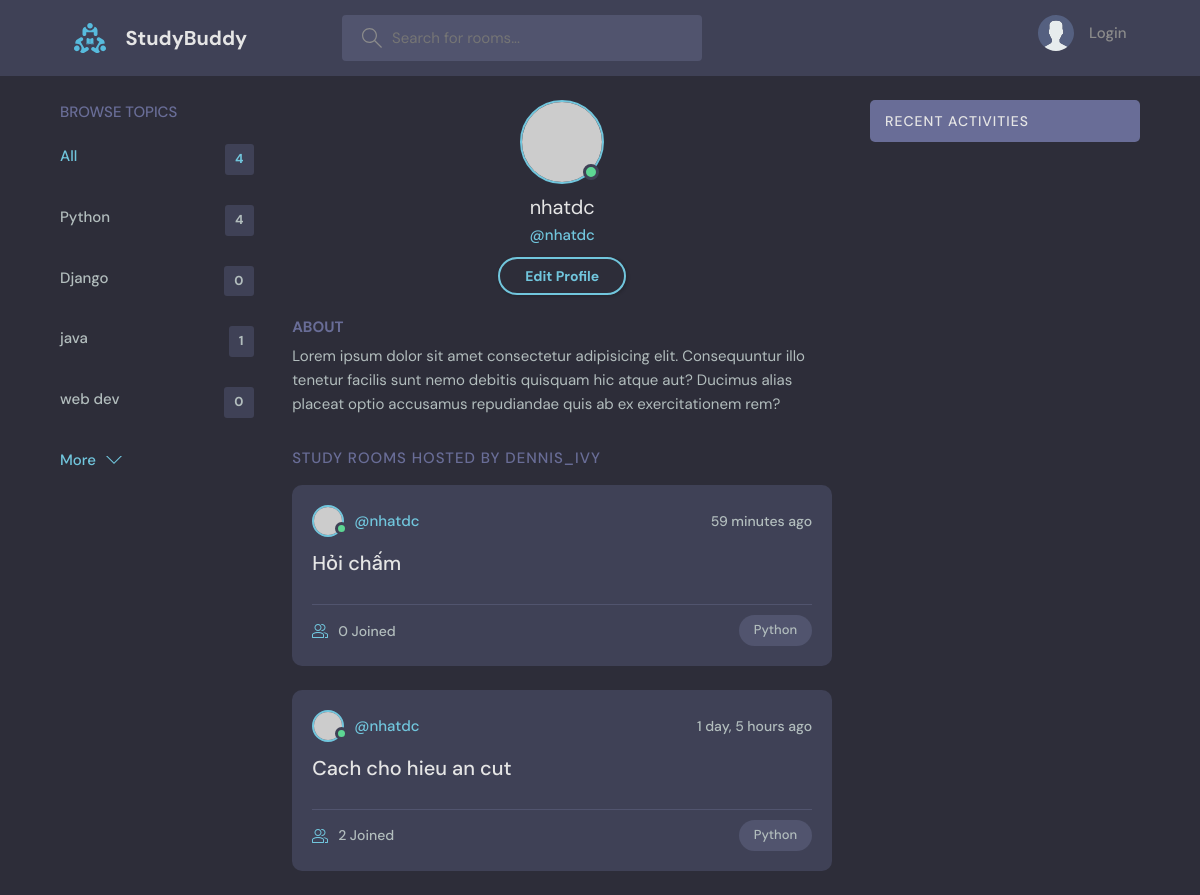
The app's page /profile/2/ with its own data.
### base/models.py (models this page shows, shortened)
class Topic(models.Model):
    name = models.CharField(max_length=200)

class Room(models.Model):
    host = models.ForeignKey(User, on_delete=models.SET_NULL, null = True)
    topic = models.ForeignKey(Topic, on_delete=models.SET_NULL, null = True)
    name = models.CharField(max_length=200)
    description = models.TextField(null=True, blank=True)
    participants = models.ManyToManyField(
        User,
        related_name='paticipants',
        blank=True)
    update = models.DateTimeField(auto_now=True)
    created = models.DateTimeField(auto_now_add=True)
    class Meta:
        ordering = ['-update', '-created']

### base/views.py (the view)
# urls.py: path('profile/<str:pk>/', views.userProfile, name="user-profile"),
def userProfile(request,pk):
    user = User.objects.get(id = pk)
    rooms = user.room_set.all()
    room_message = user.message_set.all()
    topics = Topic.objects.all()
    context = {'user' : user, 'rooms' : rooms, 'room_message' : room_message, 'topics' : topics}
    return render(request, 'base/profile.html', context)

### base/templates/base/profile.html
{% extends 'main.html' %}
{% block content %}
  <main class="profile-page layout layout--3">
    <div class="container">
      {% include 'base/topics_component.html' %}
      <div class="roomList">
        <div class="profile">
          <div class="profile__avatar">
            <div class="avatar avatar--large active">
              <img src="https://randomuser.me/api/portraits/men/11.jpg" />
            </div>
          </div>
          <div class="profile__info">
            <h3>{{user.username}}</h3>
            <p>@{{user.username}}</p>
            <a href="edit-user.html" class="btn btn--main btn--pill">Edit Profile</a>
          </div>
          <div class="profile__about">
            <h3>About</h3>
            <p>
              Lorem ipsum dolor sit amet consectetur adipisicing elit. Consequuntur illo tenetur
              facilis sunt nemo debitis quisquam hic atque aut? Ducimus alias placeat optio
              accusamus repudiandae quis ab ex exercitationem rem?
            </p>
          </div>
        </div>
        <div class="roomList__header">
          <div>
            <h2>Study Rooms Hosted by dennis_ivy</a>
            </h2>
          </div>
        </div>
        {% include 'base/feed_component.html' %}
      </div>
      {% include 'base/activity_component.html' %}
    </div>
  </main>
{% endblock %}

### base/templates/base/topics_component.html (shortened to what this page needs)
<div class="topics">
    <div class="topics__header">
      <h2>Browse Topics</h2>
    </div>
    <ul class="topics__list">
      <li>
        <a href="{% url 'home' %}" class="active">All <span>{{topics.count}}</span></a>
      </li>
      {% for topic in topics %}
      <li>
        <a href="{% url 'home' %}?q={{topic.name}}"> {{topic.name}} <span>{{topic.room_set.all.count}}</span></a>
      </li>
      {% endfor %}
    </ul>
    <a class="btn btn--link" href="topics.html">
      More
      <svg version="1.1" xmlns="http://www.w3.org/2000/svg" width="32" height="32" viewBox="0 0 32 32">
        <title>chevron-down</title>
        <path d="M16 21l-13-13h-3l16 16 16-16h-3l-13 13z"></path>
      </svg>
    </a>
  </div>

### base/templates/base/feed_component.html (shortened to what this page needs)
{% for room in rooms %}
<div class="roomListRoom">
    <div class="roomListRoom__header">
      <a href="{% url 'user-profile' room.host.id %}" class="roomListRoom__author">
        <div class="avatar avatar--small active">
          <img src="https://randomuser.me/api/portraits/men/11.jpg" />
        </div>
        <span>@{{room.host.username}}</span>
      </a>
      <div class="roomListRoom__actions">
        <span>{{room.created|timesince}} ago</span>
      </div>
    </div>
    <div class="roomListRoom__content">
      <a href="{% url 'room' room.id %}">{{room.name}}</a>
    </div>
    <div class="roomListRoom__meta">
      <a class="roomListRoom__joined">
        {{room.participants.all.count}} Joined
      </a>
      <p class="roomListRoom__topic">{{room.topic.name}}</p>
    </div>
</div>
{% endfor %}

### records on screen
Topic: name "Python", room_set.all.count "4"
Topic: name "Django", room_set.all.count "0"
Topic: name "java", room_set.all.count "1"
Topic: name "web dev", room_set.all.count "0"
Room: host.username "nhatdc", created "59 minutes", name "Hỏi chấm", participants.all.count "0", topic.name "Python"
Room: host.username "nhatdc", created "1 day, 5 hours", name "Cach cho hieu an cut", participants.all.count "2", topic.name "Python"

### other values on screen
{{ topics.count }} "4"
{{ user.username }} "nhatdc"
